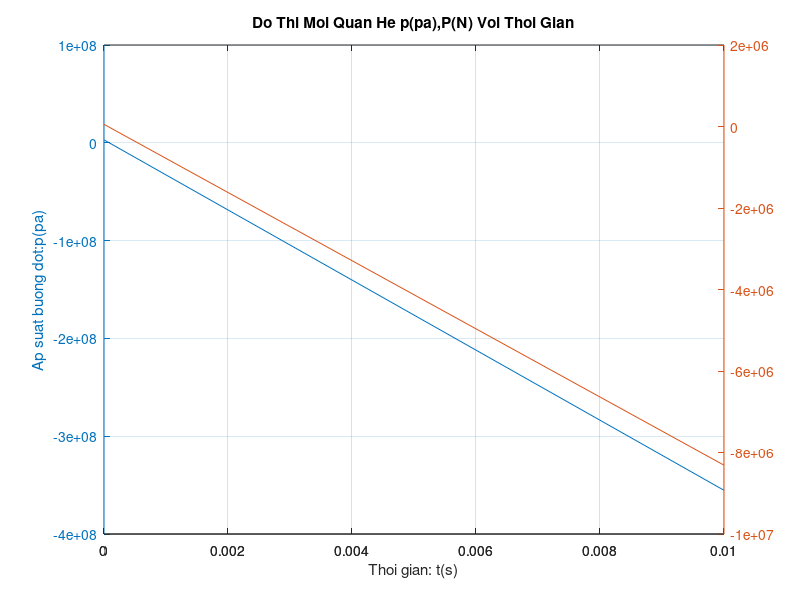

Reproduce this figure in MATLAB.
%du lieu ban dau
  %cac dac trung ket cau
  Dk=0.112;
  Lk=0.99;
  dth=7*0.018;
  D=0.101;
  Di=[];        %mang duong kinh ngoai D
  Di(1)=D;
  d2=0.02;
  d1=d2;
  d1i=[];        %mang duong kinh trong d1
  d1i(1)=d1;
 
  d2i=[];        %mang duong kinh trong d2
  d2i(1)=d2;
  L=0.902;
  L1=300;

  %cac dac trung vat ly
  roT=1580;     %mat do thuoc phong
  u1=0.12*10.^-6;
  v=0.69;
  k=1.25;
  KT=0.011;
  f0=850000;
  Tbd=288.9;
  
  %cac thong so khac
  p=[];
  p(1)=3*10.^6;           %ap suat ban dau = ap suat moi
  pa=1*10.^5;         %ap suat moi truong 
  a=0.3;
  b=5;
  psi0=0.001;
  psi=[];
  psi(1)=psi0;
  khin0=0.7;
  khi=[];
  khi(1)=khin0;
  phi2=0.98;
  h=0.01;               %buoc tich phan (chu y: khong duoc de buoc tich phan 
                        %qua nho ket qua ra dang bang se tran man hinh)
  
  %cac dai luong tinh toan
  H=zeros(1,3);         %ve phai he phuong trinh vi phan
  DH=zeros(5,3);        %cac he so k
  KQtg=zeros(1,3);      %ket qua trung gian tuong ung psi, khi va ap suat
  hs=[0,0.5,0.5,1];     %he so
  KQ=zeros(1,3);        %ket qua tuong ung psi, khi va ap suat
  
%xu ly so lieu ban dau
  Vk=Lk*(pi*Dk*Dk/4); %the tich buong dot
  f1=1/(1-KT*(Tbd-288));
  K0=(2/(1+k)).^(1/(k-1))*sqrt(2*k/(1+k));  %ham so mu doan nhiet
  Fth=pi*dth*dth/4;                         %dien tich toi han
  S0=pi*(D*L+L1*d1+(L-L1)*d2+(d1*d1-d2*d2)/4);     %dien tich chay ban dau
  Vtp=L1*(pi*(D*D-d1*d1)/4)+(L-L1)*(pi*(D*D-d2*d2)/4);         %the tich thuoc phong
  m0=roT*Vtp;                               %khoi luong thuoc phong ban dau
   
%buoc 1 t0=0;  
  KQ(1)=psi0;
  KQ(2)=khin0;
  KQ(3)=p(1);
  
dem=2;
while D>=d1
  for i=1:3
    DH(1,i)=0;
  end;
  
  for i=1:4
    for j=1:3
      KQtg(j)=KQ(j)+hs(i)*DH(i,j); 
    end;
    %van toc chay
    u=u1*f1*(KQtg(3)).^v;
    %dien tich chay
    S=pi*(D*L+L1*d1)+(L-L1)*d2+(d1*d1-d2*d2)/4;     %dien tich chay 
    %cac he so k
    i1=i+1;
    DH(i1,1)=h*S*u*roT/m0;
    DH(i1,2)=a*b*DH(i1,1)/(1+b*KQtg(1)).^2;
    khi1=DH(i1,2)/(h*KQtg(2));
    V=Vk-L1*(pi*(D*D-d1*d1)/4)-(L-L1)*(pi*(D*D-d2*d2)/4);
    DH(i1,3)=-h*( ( phi2*K0*Fth*sqrt(f0*KQtg(2))+S*u-V*khi1 )*KQtg(3)-S*u*KQtg(2)*roT*f0 )/V;               
  end;
  %thiet lap ket qua
  for i=1:3               
      KQ(i)=KQ(i)+( DH(2,i)+2*DH(3,i)+2*DH(4,i)+DH(5,i) )/6;
  end;  
                
  u2=u1*f1*(KQ(3)).^v;
  D=D-2*h*u2;
  d1=d1+2*h*u2;
  d2=d2+2*h*u2; 
  %L=L-2*h*u2;
  
  psi(dem)=KQ(1);
  khi(dem)=KQ(2);
  p(dem)=KQ(3);
  Di(dem)=D;
  d1i(dem)=d1;
  d2i(dem)=d2;
  
  dem=dem+1;
end;         

L=L-L1;

while D>=d2
  for i=1:3
    DH(1,i)=0;
  end;
  
  for i=1:4
    for j=1:3
      KQtg(j)=KQ(j)+hs(i)*DH(i,j); 
    end;
    %van toc chay
    u=u1*f1*(KQtg(3)).^v;
    %dien tich chay
    S=pi*L*(D+d2);
    %cac he so k
    i1=i+1;
    DH(i1,1)=h*S*u*roT/m0;
    DH(i1,2)=a*b*DH(i1,1)/(1+b*KQtg(1)).^2;
    khi1=DH(i1,2)/(h*KQtg(2));
    V=Vk-L*(pi*(D*D-d2*d2)/4);
    DH(i1,3)=-h*( ( phi2*K0*Fth*sqrt(f0*KQtg(2))+S*u-V*khi1 )*KQtg(3)-S*u*KQtg(2)*roT*f0 )/V;
    
  end;
  %thiet lap ket qua
  for i=1:3
      KQ(i)=KQ(i)+( DH(1,i)+2*DH(2,i)+2*DH(3,i)+DH(4,i) )/6;
  end;                                  
  u2=u1*f1*(KQ(3)).^v;
  D=D-2*h*u2;
  d2=d2+2*h*u2;  
  %L=L-2*h*u2;
  
  psi(dem)=KQ(1);
  khi(dem)=KQ(2);
  p(dem)=KQ(3);  
  Di(dem)=D;
  d1i(dem)=0;
  d2i(dem)=d2;
  
  dem=dem+1;
end;

dem=dem-1;
dem2=dem;
pk=p(dem);

%giai doan chay het thuoc phong
    %khoi luong khi thuoc trong buong dot
    mk=Vk*pk/f0;
    %the tich rieng cua khi trong buong dot
    vk=f0/pk;
    %he so b1
    b1=phi2*k*K0*Fth*sqrt(pk/vk)/mk;
    B=(k-1)*b1/(2*k);
    
%ap suat y
x(1)=0;
y(1)=p(1);
P(1)=phi2*K0*Fth*y(1)*sqrt(2*k*(1-(pa/y(1)).^((k-1)/k))/(k-1));
j=2;
while y(j-1)>1.75*10.^5
    if j<dem
        x(j)=(j-1)*h;
        y(j)=p(j);
    else
       %giai doan chay het thuoc phong
       x(j)=(j-1)*h; 
       y(j)=pk*( 1+B*(x(j)-(dem-1)*h ) ).^(-2*k/(k-1));
    end;
    %luc day o che do tinh toan
    P(j)=phi2*K0*Fth*y(j)*sqrt(2*k*(1-(pa/y(j)).^((k-1)/k))/(k-1));
    j=j+1;
end;
j=j-1;

plot(x,y);
xlabel('Thoi gian: t(s)');
ylabel('Ap suat buong dot:p(pa)');
title('Do Thi Moi Quan He Ap Suat Buong Dot Va Thoi Gian');
grid on;

plot(x,P);
xlabel('Thoi gian: t(s)');
ylabel('Luc day dong co:P(N)');
title('Do Thi Moi Quan He Luc Day Dong Co Va Thoi Gian');
grid on;

plotyy(x,y,x,P);
xlabel('Thoi gian: t(s)');
ylabel('Ap suat buong dot:p(pa)');
title('Do Thi Moi Quan He p(pa),P(N) Voi Thoi Gian');
text(0.3,8.1*10.^6,'Ap suat:p(pa)');
text(0.5,6.4*10.^6,'Luc day:P(N)');
grid on;

imax=1;
for i=2:j
    if y(imax)<y(i)
        imax=i;
    end;
end;

%thoi gian chay la
tk=dem2*h;
%ap suat tai thoi diem thuoc phong chay het
pk;
imax;
%ap suat lon nhat
y(imax);
%luc day lon nhat
P(imax);

